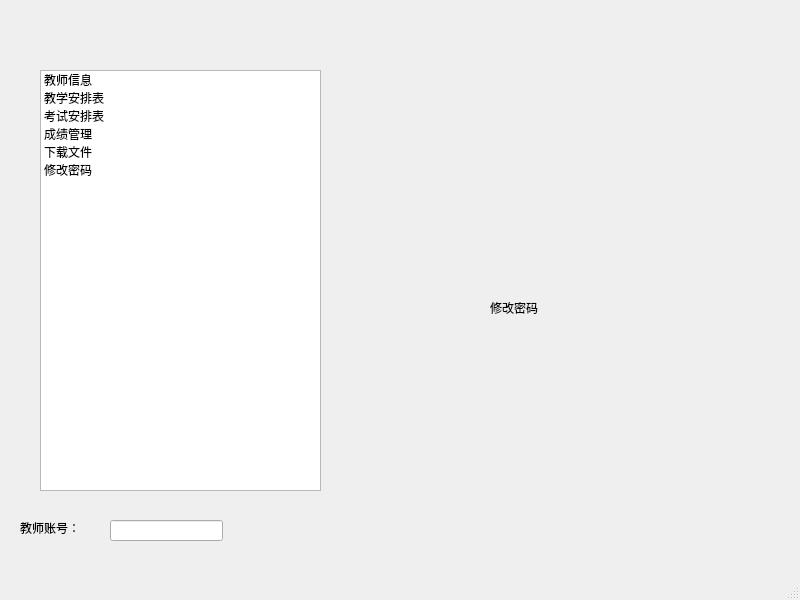
<?xml version="1.0" encoding="UTF-8"?>
<ui version="4.0">
 <class>TeacherMainW</class>
 <widget class="QMainWindow" name="TeacherMainW">
  <property name="geometry">
   <rect>
    <x>0</x>
    <y>0</y>
    <width>800</width>
    <height>600</height>
   </rect>
  </property>
  <property name="windowTitle">
   <string>教师</string>
  </property>
  <widget class="QWidget" name="centralwidget">
   <widget class="QListWidget" name="listWidget">
    <property name="geometry">
     <rect>
      <x>40</x>
      <y>70</y>
      <width>281</width>
      <height>421</height>
     </rect>
    </property>
    <item>
     <property name="text">
      <string>教师信息</string>
     </property>
    </item>
    <item>
     <property name="text">
      <string>教学安排表</string>
     </property>
    </item>
    <item>
     <property name="text">
      <string>考试安排表</string>
     </property>
    </item>
    <item>
     <property name="text">
      <string>成绩管理</string>
     </property>
    </item>
    <item>
     <property name="text">
      <string>下载文件</string>
     </property>
    </item>
    <item>
     <property name="text">
      <string>修改密码</string>
     </property>
    </item>
   </widget>
   <widget class="QStackedWidget" name="stackedWidget">
    <property name="geometry">
     <rect>
      <x>390</x>
      <y>100</y>
      <width>331</width>
      <height>381</height>
     </rect>
    </property>
    <property name="currentIndex">
     <number>5</number>
    </property>
    <widget class="QWidget" name="page">
     <widget class="QLabel" name="label">
      <property name="geometry">
       <rect>
        <x>90</x>
        <y>190</y>
        <width>72</width>
        <height>15</height>
       </rect>
      </property>
      <property name="text">
       <string>教师信息</string>
      </property>
     </widget>
    </widget>
    <widget class="QWidget" name="page_2">
     <widget class="QLabel" name="label_2">
      <property name="geometry">
       <rect>
        <x>90</x>
        <y>160</y>
        <width>72</width>
        <height>15</height>
       </rect>
      </property>
      <property name="text">
       <string>教学表</string>
      </property>
     </widget>
    </widget>
    <widget class="QWidget" name="page_3">
     <widget class="QLabel" name="label_3">
      <property name="geometry">
       <rect>
        <x>60</x>
        <y>200</y>
        <width>72</width>
        <height>15</height>
       </rect>
      </property>
      <property name="text">
       <string>考试表</string>
      </property>
     </widget>
    </widget>
    <widget class="QWidget" name="page_4">
     <widget class="QLabel" name="label_4">
      <property name="geometry">
       <rect>
        <x>50</x>
        <y>180</y>
        <width>72</width>
        <height>15</height>
       </rect>
      </property>
      <property name="text">
       <string>成绩管理</string>
      </property>
     </widget>
    </widget>
    <widget class="QWidget" name="page_5">
     <widget class="QLabel" name="label_5">
      <property name="geometry">
       <rect>
        <x>110</x>
        <y>230</y>
        <width>72</width>
        <height>15</height>
       </rect>
      </property>
      <property name="text">
       <string>文件下载</string>
      </property>
     </widget>
    </widget>
    <widget class="QWidget" name="page_6">
     <widget class="QLabel" name="label_6">
      <property name="geometry">
       <rect>
        <x>100</x>
        <y>200</y>
        <width>72</width>
        <height>15</height>
       </rect>
      </property>
      <property name="text">
       <string>修改密码</string>
      </property>
     </widget>
    </widget>
   </widget>
   <widget class="QLabel" name="lb_teacherID">
    <property name="geometry">
     <rect>
      <x>20</x>
      <y>520</y>
      <width>81</width>
      <height>16</height>
     </rect>
    </property>
    <property name="text">
     <string>教师账号：</string>
    </property>
   </widget>
   <widget class="QLineEdit" name="le_teacherID">
    <property name="geometry">
     <rect>
      <x>110</x>
      <y>520</y>
      <width>113</width>
      <height>21</height>
     </rect>
    </property>
   </widget>
  </widget>
  <widget class="QMenuBar" name="menubar">
   <property name="geometry">
    <rect>
     <x>0</x>
     <y>0</y>
     <width>800</width>
     <height>26</height>
    </rect>
   </property>
  </widget>
  <widget class="QStatusBar" name="statusbar"/>
 </widget>
 <resources/>
 <connections/>
</ui>
